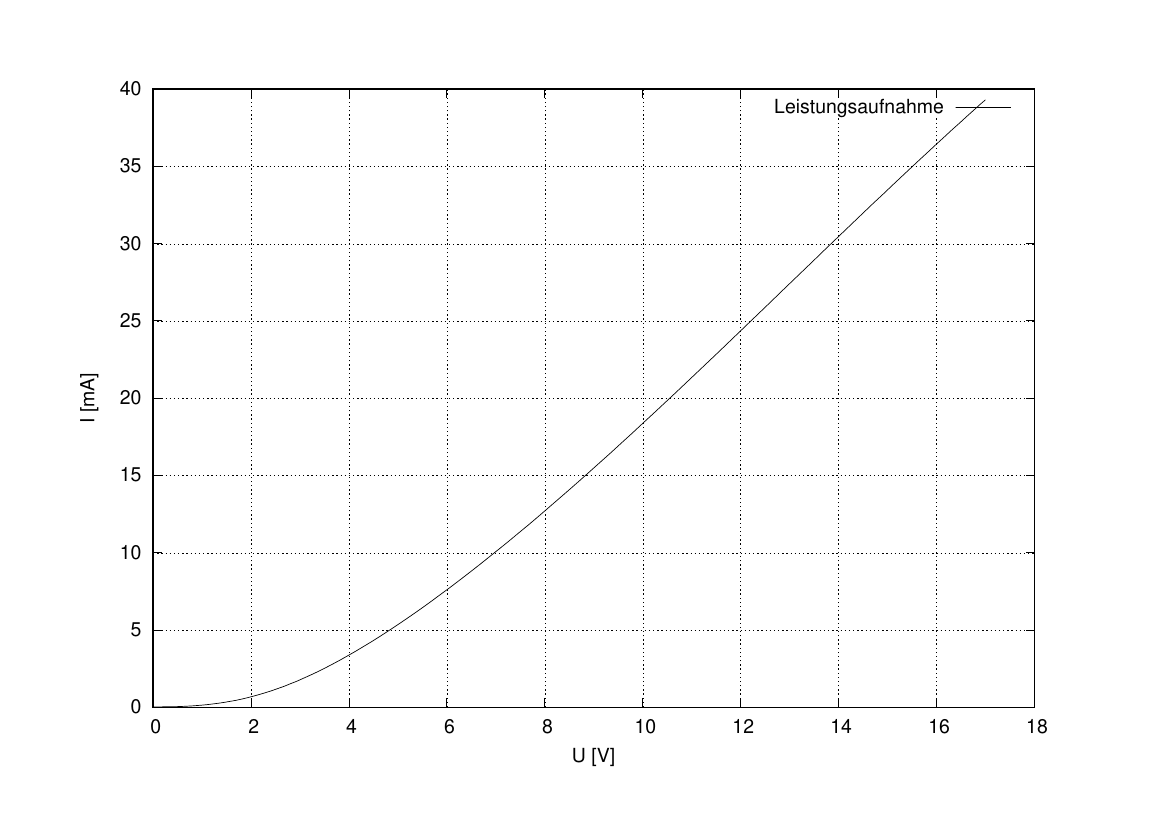

The gnuplot source for this figure:
set datafile separator ";"
set grid

set xlabel "U [V]"
set ylabel "I [mA]"

plot "./data/current_voltage.csv" using 1:2 title "Leistungsaufnahme" smooth bezier

# set term png
# set output "current_voltage.png"
# replot

set term postscript solid
set output "current_voltage.ps"
replot